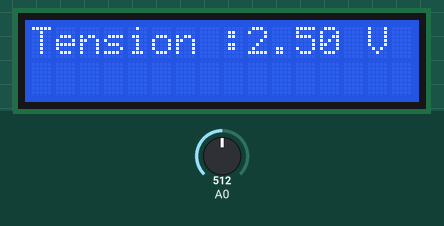
This sketch was run on a simulated Arduino Uno, built with avr-gcc and run on an emulated ATmega328P. On the bench: 16×2 character LCD. The test bench sets the inputs (shaded band); at power-on: A0 = 512. What the sketch prints to the serial monitor is not drawn.

Above: at 1.2 s.
1.3 s: A0 set to 716
At 2.8 s:
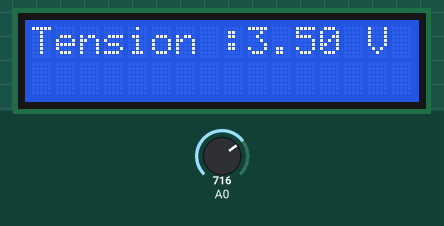
5.4 s: A0 set to 900
At 6.8 s:
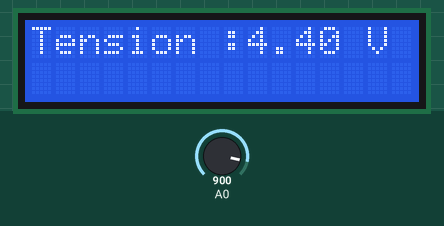
8.5 s: A0 set to 1023
At 9.7 s:
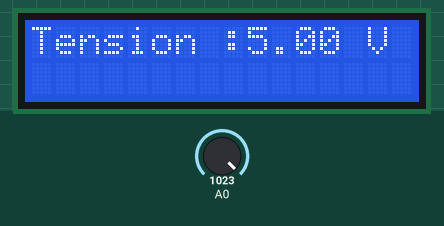
Timing chart, 0 to 11.5 s (numbered marks = the images above; inputs shaded):
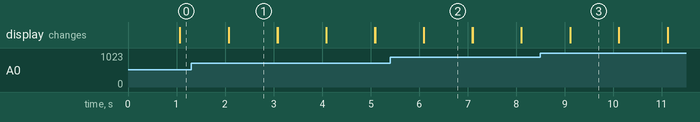

The sketch:

Display_Fonction_read.ino
```cpp
// Includes the library code
#include <LiquidCrystal.h>

// Defines the LCD's parameters: (rs, enable, d4, d5, d6, d7)
LiquidCrystal lcd(9, 8, 5, 4, 3, 2);
int valeur = 0;     // Variable où on stock la valeur du potentiomètre
float tension = 0;  // Variable où on stock la valeur de la tension

void setup() {

  lcd.begin(16, 2); // Initialisation du LCD
  Serial.begin(9600);  // Initialison de la communication serie

}

void loop() {

  lcd.setCursor(0, 0);
  valeur = analogRead(A0); // On lit les données du pin A0
  tension = (valeur*5.00/1023.00); // Calul de la tension avec les paramètres: (5V = 1023) donc : (valeur * 5) / 1023
  Serial.print("Tension : "); // Impression du message sur le moniteur série
  Serial.print(tension);
  Serial.println(" Volts");
  lcd.print("Tension :");
  lcd.print(tension); // Impression du message sur le LCD
  lcd.print(" V");
  delay(1000); // Attente de 1 sec entre chaque rafraichissement
  lcd.clear(); // On efface le message sur le LCD

}
```

Measured:
- after the input at 1.3 s, the display: first differs from a run without the input after 0.78 s (image 1)
- after the input at 5.4 s, the display: first differs from a run without the input after 0.70 s (image 2)
- after the input at 8.5 s, the display: first differs from a run without the input after 0.61 s (image 3)
- what the display in image 1 shows lasts 1.0 s, from 2.1 s to 3.1 s
